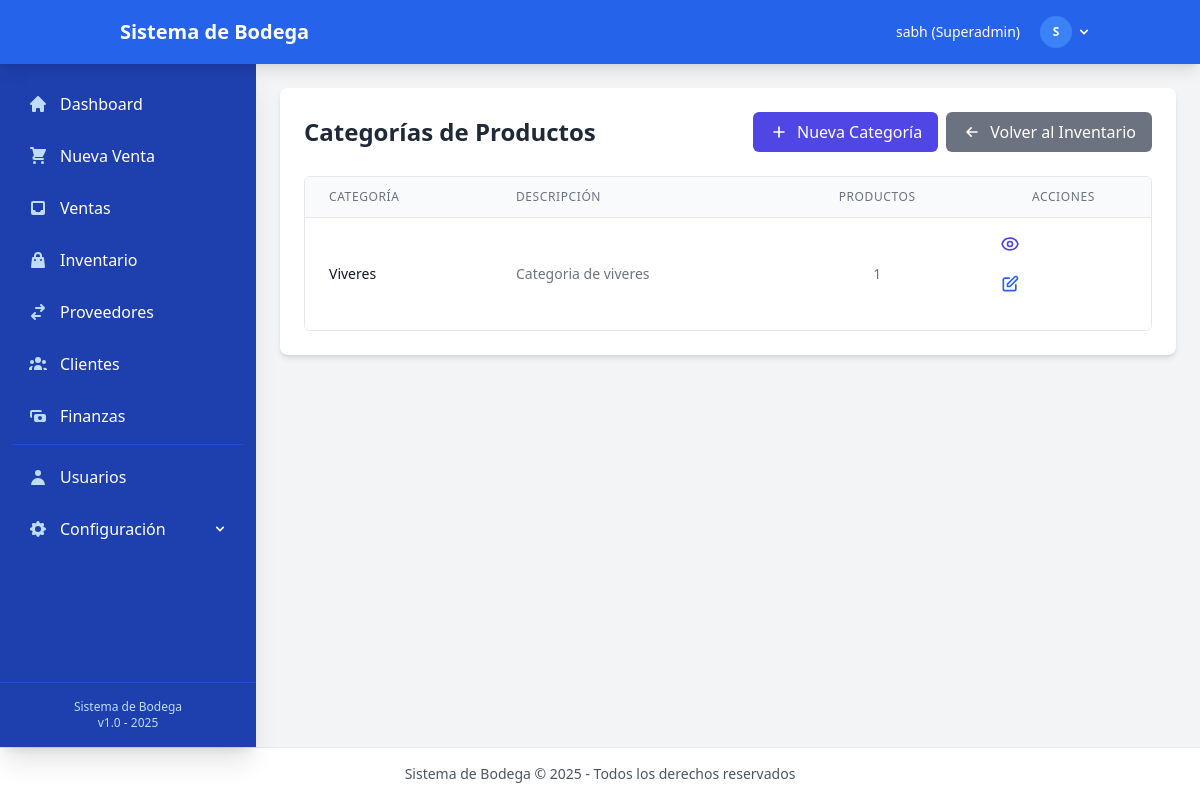
The page /inventory/categories/ (signed in) on the database as committed earlier.
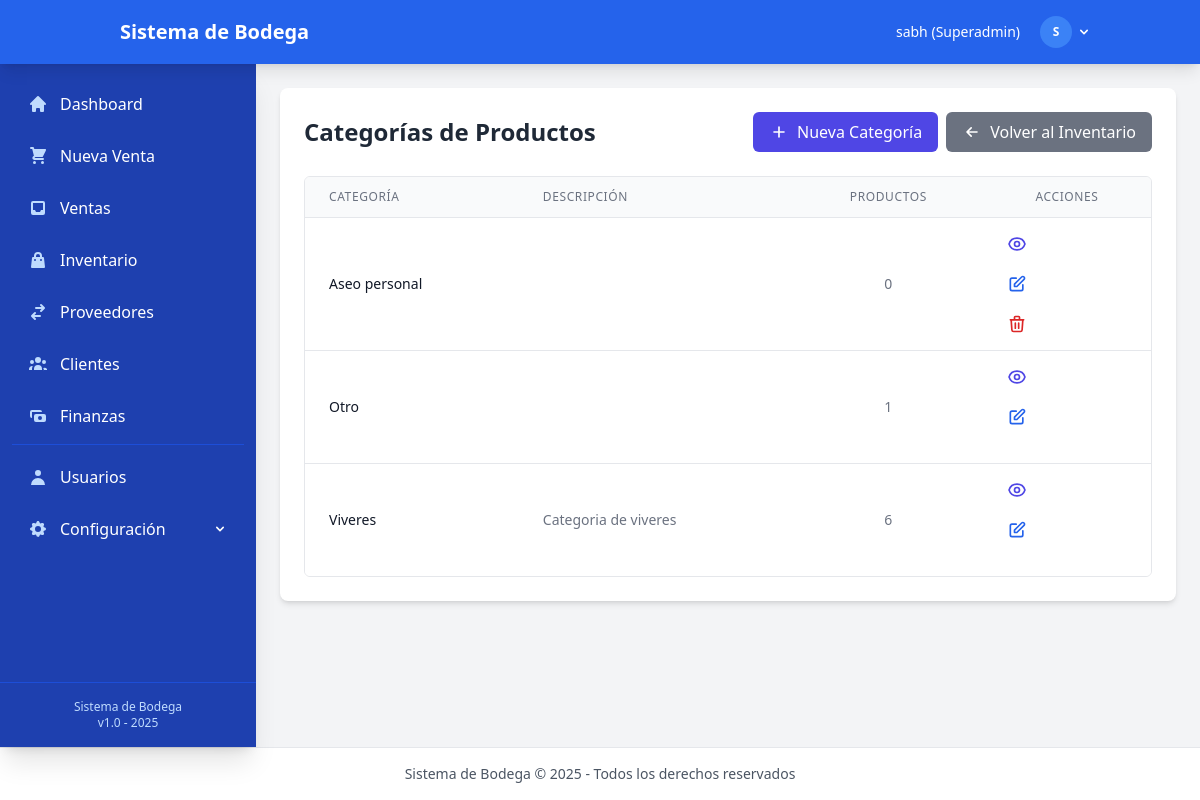
The same page on the database as committed later.
### inventory/models.py (models this page shows, shortened)
class Category(models.Model):
    name = models.CharField(max_length=50, verbose_name="Nombre")
    description = models.TextField(blank=True, verbose_name="Descripción")
    class Meta:
        verbose_name = "Categoría"
        verbose_name_plural = "Categorías"
        ordering = ['name']

### inventory/views.py (the view)
# urls.py: path('categories/', views.category_list, name='category_list'),
@login_required
def category_list(request):
    categories = Category.objects.all().order_by('name')
    categories_with_count = []
    for category in categories:
        product_count = Product.objects.filter(category=category).count()
        categories_with_count.append({
            'category': category,
            'product_count': product_count
        })
    return render(request, 'inventory/category_list.html', {
        'categories': categories_with_count
    })

### accounts/models.py (called while the page is built)
    @property
    def role(self):
        if self.is_superuser:
            return 'Superadmin'
        elif self.is_admin:
            return 'Administrador'
        elif self.is_employee:
            return 'Empleado'
        else:
            return 'Usuario'

### utils/context_processors.py (called while the page is built)
def exchange_rate(request):
    latest_rate = ExchangeRate.get_latest_rate()
    return {
        'latest_exchange_rate': latest_rate,
    }

### utils/models.py (called while the page is built)
    @classmethod
    def get_latest_rate(cls):
        try:
            return cls.objects.latest()
        except cls.DoesNotExist:
            return None

### templates/inventory/category_list.html (shortened to what the changed rows need)
{% extends 'base/base.html' %}
{% block content %}
<div class="bg-white rounded-lg shadow-md p-6 mb-6">
    <div class="flex justify-between items-center mb-6">
        <h1 class="text-2xl font-bold text-gray-800">Categorías de Productos</h1>
    </div>
    <div class="bg-white overflow-hidden border border-gray-200 rounded-md">
        <table class="min-w-full divide-y divide-gray-200">
            <thead class="bg-gray-50">
                <tr>
                    <th scope="col" class="px-6 py-3 text-left text-xs font-medium text-gray-500 uppercase tracking-wider">
                        Categoría
                    </th>
                    <th scope="col" class="px-6 py-3 text-left text-xs font-medium text-gray-500 uppercase tracking-wider">
                        Descripción
                    </th>
                    <th scope="col" class="px-6 py-3 text-center text-xs font-medium text-gray-500 uppercase tracking-wider">
                        Productos
                    </th>
                    <th scope="col" class="px-6 py-3 text-center text-xs font-medium text-gray-500 uppercase tracking-wider">
                        Acciones
                    </th>
                </tr>
            </thead>
            <tbody class="bg-white divide-y divide-gray-200">
                {% for item in categories %}
                <tr class="hover:bg-gray-50">
                    <td class="px-6 py-4 whitespace-nowrap">
                        <div class="text-sm font-medium text-gray-900">{{ item.category.name }}</div>
                    </td>
                    <td class="px-6 py-4">
                        <div class="text-sm text-gray-500">{{ item.category.description|truncatechars:100 }}</div>
                    </td>
                    <td class="px-6 py-4 whitespace-nowrap text-sm text-gray-500 text-center">
                        {{ item.product_count }}
                    </td>
                    <td class="px-6 py-4 whitespace-nowrap text-sm text-gray-500 text-center">
                        <a href="{% url 'inventory:category_detail' item.category.id %}" class="text-indigo-600 hover:text-indigo-900 mr-3" title="Ver detalles">
                        </a>
                        <a href="{% url 'inventory:category_update' item.category.id %}" class="text-blue-600 hover:text-blue-900 mr-3" title="Editar">
                            <svg xmlns="http://www.w3.org/2000/svg" class="h-5 w-5" fill="none" viewBox="0 0 24 24" stroke="currentColor">
                                <path stroke-linecap="round" stroke-linejoin="round" stroke-width="2" d="M11 5H6a2 2 0 00-2 2v11a2 2 0 002 2h11a2 2 0 002-2v-5m-1.414-9.414a2 2 0 112.828 2.828L11.828 15H9v-2.828l8.586-8.586z" />
                            </svg>
                        </a>
                        {% if item.product_count == 0 %}
                        <a href="{% url 'inventory:category_delete' item.category.id %}" class="text-red-600 hover:text-red-900" title="Eliminar">
                            <svg xmlns="http://www.w3.org/2000/svg" class="h-5 w-5" fill="none" viewBox="0 0 24 24" stroke="currentColor">
                                <path stroke-linecap="round" stroke-linejoin="round" stroke-width="2" d="M19 7l-.867 12.142A2 2 0 0116.138 21H7.862a2 2 0 01-1.995-1.858L5 7m5 4v6m4-6v6m1-10V4a1 1 0 00-1-1h-4a1 1 0 00-1 1v3M4 7h16" />
                            </svg>
                        </a>
                        {% endif %}
                    </td>
                </tr>
                {% empty %}
                <tr>
                    <td colspan="4" class="px-6 py-4 text-center text-sm text-gray-500">
                        No hay categorías registradas.
                    </td>
                </tr>
                {% endfor %}
            </tbody>
        </table>
    </div>
</div>
{% endblock %}

Rows that differ between the two databases and show on the page:
added Category: category.name "Aseo personal", product_count "0"
added Category: category.name "Otro", product_count "1"
computed for Category "Viveres": product_count "1" → "6"
